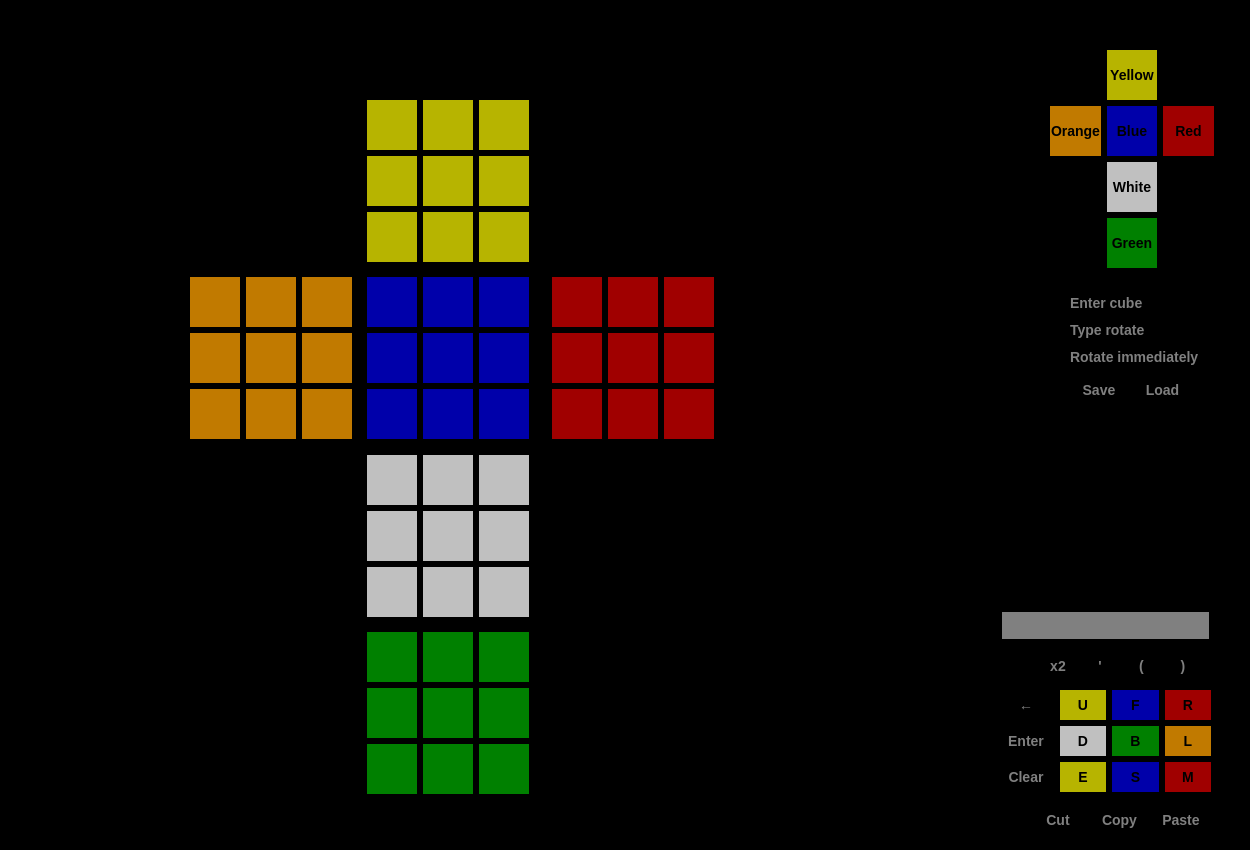
<?xml version="1.0" encoding="UTF-8"?>
<ui version="4.0">
 <class>Window</class>
 <widget class="QWidget" name="Window">
  <property name="enabled">
   <bool>true</bool>
  </property>
  <property name="geometry">
   <rect>
    <x>0</x>
    <y>0</y>
    <width>1250</width>
    <height>850</height>
   </rect>
  </property>
  <property name="windowTitle">
   <string>Rubik's cube</string>
  </property>
  <property name="styleSheet">
   <string notr="true">QWidget{
  background-color: black;
}

QPushButton{
  background-color: gray;
  font-size: 14px;
  font-weight: bold;
  border: none;
  text-align: center;
}

QPushButton:hover {
  background-color: gray;
}</string>
  </property>
  <widget class="QWidget" name="gridLayoutWidget">
   <property name="geometry">
    <rect>
     <x>190</x>
     <y>100</y>
     <width>524</width>
     <height>694</height>
    </rect>
   </property>
   <layout class="QGridLayout" name="All_cube">
    <item row="0" column="2">
     <layout class="QGridLayout" name="Side_0">
      <item row="0" column="0">
       <widget class="QPushButton" name="Side_0_Square_0">
        <property name="styleSheet">
         <string notr="true">QPushButton{
  color: rgb(183, 180, 0);
  background-color: rgb(183, 180, 0);
  width: 50px;
  height: 50px;
}

QPushButton:hover {
  color: gray;
  background-color: gray;
}

QPushButton:pressed {
  color:yellow;
  background-color: yellow;
}</string>
        </property>
        <property name="text">
         <string>00</string>
        </property>
       </widget>
      </item>
      <item row="0" column="1">
       <widget class="QPushButton" name="Side_0_Square_1">
        <property name="styleSheet">
         <string notr="true">QPushButton{
  color: rgb(183, 180, 0);
  background-color: rgb(183, 180, 0);
  width: 50px;
  height: 50px;
}

QPushButton:hover {
  color: gray;
  background-color: gray;
}

QPushButton:pressed {
  color:yellow;
  background-color: yellow;
}</string>
        </property>
        <property name="text">
         <string>01</string>
        </property>
       </widget>
      </item>
      <item row="0" column="2">
       <widget class="QPushButton" name="Side_0_Square_2">
        <property name="styleSheet">
         <string notr="true">QPushButton{
  color: rgb(183, 180, 0);
  background-color: rgb(183, 180, 0);
  width: 50px;
  height: 50px;
}

QPushButton:hover {
  color: gray;
  background-color: gray;
}

QPushButton:pressed {
  color:yellow;
  background-color: yellow;
}</string>
        </property>
        <property name="text">
         <string>02</string>
        </property>
       </widget>
      </item>
      <item row="1" column="0">
       <widget class="QPushButton" name="Side_0_Square_3">
        <property name="styleSheet">
         <string notr="true">QPushButton{
  color: rgb(183, 180, 0);
  background-color: rgb(183, 180, 0);
  width: 50px;
  height: 50px;
}

QPushButton:hover {
  color: gray;
  background-color: gray;
}

QPushButton:pressed {
  color:yellow;
  background-color: yellow;
}</string>
        </property>
        <property name="text">
         <string>03</string>
        </property>
       </widget>
      </item>
      <item row="1" column="1">
       <widget class="QPushButton" name="Side_0_Square_4">
        <property name="styleSheet">
         <string notr="true">QPushButton{
  color: rgb(183, 180, 0);
  background-color: rgb(183, 180, 0);
  width: 50px;
  height: 50px;
}

QPushButton:hover {
  color: gray;
  background-color: gray;
}

QPushButton:pressed {
  color:yellow;
  background-color: yellow;
}</string>
        </property>
        <property name="text">
         <string>04</string>
        </property>
       </widget>
      </item>
      <item row="1" column="2">
       <widget class="QPushButton" name="Side_0_Square_5">
        <property name="styleSheet">
         <string notr="true">QPushButton{
  color: rgb(183, 180, 0);
  background-color: rgb(183, 180, 0);
  width: 50px;
  height: 50px;
}

QPushButton:hover {
  color: gray;
  background-color: gray;
}

QPushButton:pressed {
  color:yellow;
  background-color: yellow;
}</string>
        </property>
        <property name="text">
         <string>05</string>
        </property>
       </widget>
      </item>
      <item row="2" column="1">
       <widget class="QPushButton" name="Side_0_Square_7">
        <property name="styleSheet">
         <string notr="true">QPushButton{
  color: rgb(183, 180, 0);
  background-color: rgb(183, 180, 0);
  width: 50px;
  height: 50px;
}

QPushButton:hover {
  color: gray;
  background-color: gray;
}

QPushButton:pressed {
  color:yellow;
  background-color: yellow;
}</string>
        </property>
        <property name="text">
         <string>07</string>
        </property>
       </widget>
      </item>
      <item row="2" column="2">
       <widget class="QPushButton" name="Side_0_Square_8">
        <property name="styleSheet">
         <string notr="true">QPushButton{
  color: rgb(183, 180, 0);
  background-color: rgb(183, 180, 0);
  width: 50px;
  height: 50px;
}

QPushButton:hover {
  color: gray;
  background-color: gray;
}

QPushButton:pressed {
  color:yellow;
  background-color: yellow;
}</string>
        </property>
        <property name="text">
         <string>08</string>
        </property>
       </widget>
      </item>
      <item row="2" column="0">
       <widget class="QPushButton" name="Side_0_Square_6">
        <property name="styleSheet">
         <string notr="true">QPushButton{
  color: rgb(183, 180, 0);
  background-color: rgb(183, 180, 0);
  width: 50px;
  height: 50px;
}

QPushButton:hover {
  color: gray;
  background-color: gray;
}

QPushButton:pressed {
  color:yellow;
  background-color: yellow;
}</string>
        </property>
        <property name="text">
         <string>06</string>
        </property>
       </widget>
      </item>
     </layout>
    </item>
    <item row="3" column="2">
     <spacer name="verticalSpacer_2">
      <property name="orientation">
       <enum>Qt::Vertical</enum>
      </property>
      <property name="sizeHint" stdset="0">
       <size>
        <width>20</width>
        <height>40</height>
       </size>
      </property>
     </spacer>
    </item>
    <item row="2" column="4">
     <spacer name="horizontalSpacer">
      <property name="orientation">
       <enum>Qt::Horizontal</enum>
      </property>
      <property name="sizeHint" stdset="0">
       <size>
        <width>40</width>
        <height>20</height>
       </size>
      </property>
     </spacer>
    </item>
    <item row="1" column="2">
     <spacer name="verticalSpacer">
      <property name="orientation">
       <enum>Qt::Vertical</enum>
      </property>
      <property name="sizeHint" stdset="0">
       <size>
        <width>20</width>
        <height>40</height>
       </size>
      </property>
     </spacer>
    </item>
    <item row="2" column="0">
     <layout class="QGridLayout" name="Side_1">
      <item row="0" column="0">
       <widget class="QPushButton" name="Side_1_Square_0">
        <property name="styleSheet">
         <string notr="true">QPushButton{
  color: rgb(193, 122, 0);
  background-color: rgb(193, 122, 0);
  width: 50px;
  height: 50px;
}

QPushButton:hover {
  color: gray;
  background-color: gray;
}

QPushButton:pressed {
  color: orange;
  background-color: orange;
}</string>
        </property>
        <property name="text">
         <string>10</string>
        </property>
       </widget>
      </item>
      <item row="0" column="1">
       <widget class="QPushButton" name="Side_1_Square_1">
        <property name="styleSheet">
         <string notr="true">QPushButton{
  color: rgb(193, 122, 0);
  background-color: rgb(193, 122, 0);
  width: 50px;
  height: 50px;
}

QPushButton:hover {
  color: gray;
  background-color: gray;
}

QPushButton:pressed {
  color: orange;
  background-color: orange;
}</string>
        </property>
        <property name="text">
         <string>11</string>
        </property>
       </widget>
      </item>
      <item row="0" column="2">
       <widget class="QPushButton" name="Side_1_Square_2">
        <property name="styleSheet">
         <string notr="true">QPushButton{
  color: rgb(193, 122, 0);
  background-color: rgb(193, 122, 0);
  width: 50px;
  height: 50px;
}

QPushButton:hover {
  color: gray;
  background-color: gray;
}

QPushButton:pressed {
  color: orange;
  background-color: orange;
}</string>
        </property>
        <property name="text">
         <string>12</string>
        </property>
       </widget>
      </item>
      <item row="1" column="0">
       <widget class="QPushButton" name="Side_1_Square_3">
        <property name="styleSheet">
         <string notr="true">QPushButton{
  color: rgb(193, 122, 0);
  background-color: rgb(193, 122, 0);
  width: 50px;
  height: 50px;
}

QPushButton:hover {
  color: gray;
  background-color: gray;
}

QPushButton:pressed {
  color: orange;
  background-color: orange;
}</string>
        </property>
        <property name="text">
         <string>13</string>
        </property>
       </widget>
      </item>
      <item row="1" column="1">
       <widget class="QPushButton" name="Side_1_Square_4">
        <property name="styleSheet">
         <string notr="true">QPushButton{
  color: rgb(193, 122, 0);
  background-color: rgb(193, 122, 0);
  width: 50px;
  height: 50px;
}

QPushButton:hover {
  color: gray;
  background-color: gray;
}

QPushButton:pressed {
  color: orange;
  background-color: orange;
}</string>
        </property>
        <property name="text">
         <string>14</string>
        </property>
       </widget>
      </item>
      <item row="1" column="2">
       <widget class="QPushButton" name="Side_1_Square_5">
        <property name="styleSheet">
         <string notr="true">QPushButton{
  color: rgb(193, 122, 0);
  background-color: rgb(193, 122, 0);
  width: 50px;
  height: 50px;
}

QPushButton:hover {
  color: gray;
  background-color: gray;
}

QPushButton:pressed {
  color: orange;
  background-color: orange;
}</string>
        </property>
        <property name="text">
         <string>15</string>
        </property>
       </widget>
      </item>
      <item row="2" column="1">
       <widget class="QPushButton" name="Side_1_Square_7">
        <property name="styleSheet">
         <string notr="true">QPushButton{
  color: rgb(193, 122, 0);
  background-color: rgb(193, 122, 0);
  width: 50px;
  height: 50px;
}

QPushButton:hover {
  color: gray;
  background-color: gray;
}

QPushButton:pressed {
  color: orange;
  background-color: orange;
}</string>
        </property>
        <property name="text">
         <string>17</string>
        </property>
       </widget>
      </item>
      <item row="2" column="2">
       <widget class="QPushButton" name="Side_1_Square_8">
        <property name="styleSheet">
         <string notr="true">QPushButton{
  color: rgb(193, 122, 0);
  background-color: rgb(193, 122, 0);
  width: 50px;
  height: 50px;
}

QPushButton:hover {
  color: gray;
  background-color: gray;
}

QPushButton:pressed {
  color: orange;
  background-color: orange;
}</string>
        </property>
        <property name="text">
         <string>18</string>
        </property>
       </widget>
      </item>
      <item row="2" column="0">
       <widget class="QPushButton" name="Side_1_Square_6">
        <property name="styleSheet">
         <string notr="true">QPushButton{
  color: rgb(193, 122, 0);
  background-color: rgb(193, 122, 0);
  width: 50px;
  height: 50px;
}

QPushButton:hover {
  color: gray;
  background-color: gray;
}

QPushButton:pressed {
  color: orange;
  background-color: orange;
}</string>
        </property>
        <property name="text">
         <string>16</string>
        </property>
       </widget>
      </item>
     </layout>
    </item>
    <item row="2" column="1">
     <spacer name="horizontalSpacer_3">
      <property name="orientation">
       <enum>Qt::Horizontal</enum>
      </property>
      <property name="sizeHint" stdset="0">
       <size>
        <width>40</width>
        <height>20</height>
       </size>
      </property>
     </spacer>
    </item>
    <item row="2" column="3">
     <spacer name="horizontalSpacer_2">
      <property name="orientation">
       <enum>Qt::Horizontal</enum>
      </property>
      <property name="sizeHint" stdset="0">
       <size>
        <width>40</width>
        <height>20</height>
       </size>
      </property>
     </spacer>
    </item>
    <item row="2" column="5">
     <layout class="QGridLayout" name="Side_3">
      <item row="0" column="2">
       <widget class="QPushButton" name="Side_3_Square_2">
        <property name="styleSheet">
         <string notr="true">QPushButton{
  color: rgb(160, 0, 0);
  background-color: rgb(160, 0, 0);
  width: 50px;
  height: 50px;
}

QPushButton:hover {
  color: gray;
  background-color: gray;
}

QPushButton:pressed {
  color: red ;
  background-color: red;
}</string>
        </property>
        <property name="text">
         <string>32</string>
        </property>
       </widget>
      </item>
      <item row="2" column="2">
       <widget class="QPushButton" name="Side_3_Square_8">
        <property name="styleSheet">
         <string notr="true">QPushButton{
  color: rgb(160, 0, 0);
  background-color: rgb(160, 0, 0);
  width: 50px;
  height: 50px;
}

QPushButton:hover {
  color: gray;
  background-color: gray;
}

QPushButton:pressed {
  color: red ;
  background-color: red;
}</string>
        </property>
        <property name="text">
         <string>38</string>
        </property>
       </widget>
      </item>
      <item row="2" column="0">
       <widget class="QPushButton" name="Side_3_Square_6">
        <property name="styleSheet">
         <string notr="true">QPushButton{
  color: rgb(160, 0, 0);
  background-color: rgb(160, 0, 0);
  width: 50px;
  height: 50px;
}

QPushButton:hover {
  color: gray;
  background-color: gray;
}

QPushButton:pressed {
  color: red ;
  background-color: red;
}</string>
        </property>
        <property name="text">
         <string>36</string>
        </property>
       </widget>
      </item>
      <item row="0" column="0">
       <widget class="QPushButton" name="Side_3_Square_0">
        <property name="styleSheet">
         <string notr="true">QPushButton{
  color: rgb(160, 0, 0);
  background-color: rgb(160, 0, 0);
  width: 50px;
  height: 50px;
}

QPushButton:hover {
  color: gray;
  background-color: gray;
}

QPushButton:pressed {
  color: red ;
  background-color: red;
}</string>
        </property>
        <property name="text">
         <string>30</string>
        </property>
       </widget>
      </item>
      <item row="0" column="1">
       <widget class="QPushButton" name="Side_3_Square_1">
        <property name="styleSheet">
         <string notr="true">QPushButton{
  color: rgb(160, 0, 0);
  background-color: rgb(160, 0, 0);
  width: 50px;
  height: 50px;
}

QPushButton:hover {
  color: gray;
  background-color: gray;
}

QPushButton:pressed {
  color: red ;
  background-color: red;
}</string>
        </property>
        <property name="text">
         <string>31</string>
        </property>
       </widget>
      </item>
      <item row="1" column="1">
       <widget class="QPushButton" name="Side_3_Square_4">
        <property name="styleSheet">
         <string notr="true">QPushButton{
  color: rgb(160, 0, 0);
  background-color: rgb(160, 0, 0);
  width: 50px;
  height: 50px;
}

QPushButton:hover {
  color: gray;
  background-color: gray;
}

QPushButton:pressed {
  color: red ;
  background-color: red;
}</string>
        </property>
        <property name="text">
         <string>34</string>
        </property>
       </widget>
      </item>
      <item row="2" column="1">
       <widget class="QPushButton" name="Side_3_Square_7">
        <property name="styleSheet">
         <string notr="true">QPushButton{
  color: rgb(160, 0, 0);
  background-color: rgb(160, 0, 0);
  width: 50px;
  height: 50px;
}

QPushButton:hover {
  color: gray;
  background-color: gray;
}

QPushButton:pressed {
  color: red ;
  background-color: red;
}</string>
        </property>
        <property name="text">
         <string>37</string>
        </property>
       </widget>
      </item>
      <item row="1" column="2">
       <widget class="QPushButton" name="Side_3_Square_5">
        <property name="styleSheet">
         <string notr="true">QPushButton{
  color: rgb(160, 0, 0);
  background-color: rgb(160, 0, 0);
  width: 50px;
  height: 50px;
}

QPushButton:hover {
  color: gray;
  background-color: gray;
}

QPushButton:pressed {
  color: red ;
  background-color: red;
}</string>
        </property>
        <property name="text">
         <string>35</string>
        </property>
       </widget>
      </item>
      <item row="1" column="0">
       <widget class="QPushButton" name="Side_3_Square_3">
        <property name="styleSheet">
         <string notr="true">QPushButton{
  color: rgb(160, 0, 0);
  background-color: rgb(160, 0, 0);
  width: 50px;
  height: 50px;
}

QPushButton:hover {
  color: gray;
  background-color: gray;
}

QPushButton:pressed {
  color: red ;
  background-color: red;
}</string>
        </property>
        <property name="text">
         <string>33</string>
        </property>
       </widget>
      </item>
     </layout>
    </item>
    <item row="6" column="2">
     <layout class="QGridLayout" name="Side_5">
      <item row="1" column="0">
       <widget class="QPushButton" name="Side_5_Square_3">
        <property name="styleSheet">
         <string notr="true">QPushButton{
  color: green;
  background-color: green;
  width: 50px;
  height: 50px;
}

QPushButton:hover {
  color: gray;
  background-color: gray;
}

QPushButton:pressed {
  color: rgb(0, 160, 0);
  background-color: rgb(0, 160, 0);
}</string>
        </property>
        <property name="text">
         <string>53</string>
        </property>
       </widget>
      </item>
      <item row="0" column="2">
       <widget class="QPushButton" name="Side_5_Square_2">
        <property name="styleSheet">
         <string notr="true">QPushButton{
  color: green;
  background-color: green;
  width: 50px;
  height: 50px;
}

QPushButton:hover {
  color: gray;
  background-color: gray;
}

QPushButton:pressed {
  color: rgb(0, 160, 0);
  background-color: rgb(0, 160, 0);
}</string>
        </property>
        <property name="text">
         <string>52</string>
        </property>
       </widget>
      </item>
      <item row="0" column="0">
       <widget class="QPushButton" name="Side_5_Square_0">
        <property name="styleSheet">
         <string notr="true">QPushButton{
  color: green;
  background-color: green;
  width: 50px;
  height: 50px;
}

QPushButton:hover {
  color: gray;
  background-color: gray;
}

QPushButton:pressed {
  color: rgb(0, 160, 0);
  background-color: rgb(0, 160, 0);
}</string>
        </property>
        <property name="text">
         <string>50</string>
        </property>
       </widget>
      </item>
      <item row="1" column="1">
       <widget class="QPushButton" name="Side_5_Square_4">
        <property name="styleSheet">
         <string notr="true">QPushButton{
  color: green;
  background-color: green;
  width: 50px;
  height: 50px;
}

QPushButton:hover {
  color: gray;
  background-color: gray;
}

QPushButton:pressed {
  color: rgb(0, 160, 0);
  background-color: rgb(0, 160, 0);
}</string>
        </property>
        <property name="text">
         <string>54</string>
        </property>
       </widget>
      </item>
      <item row="2" column="1">
       <widget class="QPushButton" name="Side_5_Square_7">
        <property name="styleSheet">
         <string notr="true">QPushButton{
  color: green;
  background-color: green;
  width: 50px;
  height: 50px;
}

QPushButton:hover {
  color: gray;
  background-color: gray;
}

QPushButton:pressed {
  color: rgb(0, 160, 0);
  background-color: rgb(0, 160, 0);
}</string>
        </property>
        <property name="text">
         <string>57</string>
        </property>
       </widget>
      </item>
      <item row="0" column="1">
       <widget class="QPushButton" name="Side_5_Square_1">
        <property name="styleSheet">
         <string notr="true">QPushButton{
  color: green;
  background-color: green;
  width: 50px;
  height: 50px;
}

QPushButton:hover {
  color: gray;
  background-color: gray;
}

QPushButton:pressed {
  color: rgb(0, 160, 0);
  background-color: rgb(0, 160, 0);
}</string>
        </property>
        <property name="text">
         <string>51</string>
        </property>
       </widget>
      </item>
      <item row="2" column="2">
       <widget class="QPushButton" name="Side_5_Square_8">
        <property name="styleSheet">
         <string notr="true">QPushButton{
  color: green;
  background-color: green;
  width: 50px;
  height: 50px;
}

QPushButton:hover {
  color: gray;
  background-color: gray;
}

QPushButton:pressed {
  color: rgb(0, 160, 0);
  background-color: rgb(0, 160, 0);
}</string>
        </property>
        <property name="text">
         <string>58</string>
        </property>
       </widget>
      </item>
      <item row="2" column="0">
       <widget class="QPushButton" name="Side_5_Square_6">
        <property name="styleSheet">
         <string notr="true">QPushButton{
  color: green;
  background-color: green;
  width: 50px;
  height: 50px;
}

QPushButton:hover {
  color: gray;
  background-color: gray;
}

QPushButton:pressed {
  color: rgb(0, 160, 0);
  background-color: rgb(0, 160, 0);
}</string>
        </property>
        <property name="text">
         <string>56</string>
        </property>
       </widget>
      </item>
      <item row="1" column="2">
       <widget class="QPushButton" name="Side_5_Square_5">
        <property name="styleSheet">
         <string notr="true">QPushButton{
  color: green;
  background-color: green;
  width: 50px;
  height: 50px;
}

QPushButton:hover {
  color: gray;
  background-color: gray;
}

QPushButton:pressed {
  color: rgb(0, 160, 0);
  background-color: rgb(0, 160, 0);
}</string>
        </property>
        <property name="text">
         <string>55</string>
        </property>
       </widget>
      </item>
     </layout>
    </item>
    <item row="2" column="2">
     <layout class="QGridLayout" name="Side_2">
      <item row="0" column="0">
       <widget class="QPushButton" name="Side_2_Square_0">
        <property name="styleSheet">
         <string notr="true">QPushButton{
  color: rgb(0, 0, 170);
  background-color: rgb(0, 0, 170);
  width: 50px;
  height: 50px;
}

QPushButton:hover {
  color: gray ;
  background-color: gray;
}

QPushButton:pressed {
  color: blue;
  background-color: blue;
}</string>
        </property>
        <property name="text">
         <string>20</string>
        </property>
       </widget>
      </item>
      <item row="0" column="1">
       <widget class="QPushButton" name="Side_2_Square_1">
        <property name="styleSheet">
         <string notr="true">QPushButton{
  color: rgb(0, 0, 170);
  background-color: rgb(0, 0, 170);
  width: 50px;
  height: 50px;
}

QPushButton:hover {
  color: gray ;
  background-color: gray;
}

QPushButton:pressed {
  color: blue;
  background-color: blue;
}</string>
        </property>
        <property name="text">
         <string>21</string>
        </property>
       </widget>
      </item>
      <item row="0" column="2">
       <widget class="QPushButton" name="Side_2_Square_2">
        <property name="styleSheet">
         <string notr="true">QPushButton{
  color: rgb(0, 0, 170);
  background-color: rgb(0, 0, 170);
  width: 50px;
  height: 50px;
}

QPushButton:hover {
  color: gray ;
  background-color: gray;
}

QPushButton:pressed {
  color: blue;
  background-color: blue;
}</string>
        </property>
        <property name="text">
         <string>22</string>
        </property>
       </widget>
      </item>
      <item row="1" column="0">
       <widget class="QPushButton" name="Side_2_Square_3">
        <property name="styleSheet">
         <string notr="true">QPushButton{
  color: rgb(0, 0, 170);
  background-color: rgb(0, 0, 170);
  width: 50px;
  height: 50px;
}

QPushButton:hover {
  color: gray ;
  background-color: gray;
}

QPushButton:pressed {
  color: blue;
  background-color: blue;
}</string>
        </property>
        <property name="text">
         <string>23</string>
        </property>
       </widget>
      </item>
      <item row="1" column="1">
       <widget class="QPushButton" name="Side_2_Square_4">
        <property name="styleSheet">
         <string notr="true">QPushButton{
  color: rgb(0, 0, 170);
  background-color: rgb(0, 0, 170);
  width: 50px;
  height: 50px;
}

QPushButton:hover {
  color: gray ;
  background-color: gray;
}

QPushButton:pressed {
  color: blue;
  background-color: blue;
}</string>
        </property>
        <property name="text">
         <string>24</string>
        </property>
       </widget>
      </item>
      <item row="1" column="2">
       <widget class="QPushButton" name="Side_2_Square_5">
        <property name="styleSheet">
         <string notr="true">QPushButton{
  color: rgb(0, 0, 170);
  background-color: rgb(0, 0, 170);
  width: 50px;
  height: 50px;
}

QPushButton:hover {
  color: gray ;
  background-color: gray;
}

QPushButton:pressed {
  color: blue;
  background-color: blue;
}</string>
        </property>
        <property name="text">
         <string>25</string>
        </property>
       </widget>
      </item>
      <item row="2" column="1">
       <widget class="QPushButton" name="Side_2_Square_7">
        <property name="styleSheet">
         <string notr="true">QPushButton{
  color: rgb(0, 0, 170);
  background-color: rgb(0, 0, 170);
  width: 50px;
  height: 50px;
}

QPushButton:hover {
  color: gray ;
  background-color: gray;
}

QPushButton:pressed {
  color: blue;
  background-color: blue;
}</string>
        </property>
        <property name="text">
         <string>27</string>
        </property>
       </widget>
      </item>
      <item row="2" column="2">
       <widget class="QPushButton" name="Side_2_Square_8">
        <property name="styleSheet">
         <string notr="true">QPushButton{
  color: rgb(0, 0, 170);
  background-color: rgb(0, 0, 170);
  width: 50px;
  height: 50px;
}

QPushButton:hover {
  color: gray ;
  background-color: gray;
}

QPushButton:pressed {
  color: blue;
  background-color: blue;
}</string>
        </property>
        <property name="text">
         <string>28</string>
        </property>
       </widget>
      </item>
      <item row="2" column="0">
       <widget class="QPushButton" name="Side_2_Square_6">
        <property name="styleSheet">
         <string notr="true">QPushButton{
  color: rgb(0, 0, 170);
  background-color: rgb(0, 0, 170);
  width: 50px;
  height: 50px;
}

QPushButton:hover {
  color: gray ;
  background-color: gray;
}

QPushButton:pressed {
  color: blue;
  background-color: blue;
}</string>
        </property>
        <property name="text">
         <string>26</string>
        </property>
       </widget>
      </item>
     </layout>
    </item>
    <item row="4" column="2">
     <layout class="QGridLayout" name="Side_4">
      <item row="0" column="0">
       <widget class="QPushButton" name="Side_4_Square_0">
        <property name="styleSheet">
         <string notr="true">QPushButton{
  color: silver ;
  background-color: silver;
  width: 50px;
  height: 50px;
}

QPushButton:hover {
  color: gray;
  background-color: gray;

}

QPushButton:pressed {
  color: white;
  background-color: white;
}</string>
        </property>
        <property name="text">
         <string>40</string>
        </property>
       </widget>
      </item>
      <item row="0" column="1">
       <widget class="QPushButton" name="Side_4_Square_1">
        <property name="styleSheet">
         <string notr="true">QPushButton{
  color: silver ;
  background-color: silver;
  width: 50px;
  height: 50px;
}

QPushButton:hover {
  color: gray;
  background-color: gray;

}

QPushButton:pressed {
  color: white;
  background-color: white;
}</string>
        </property>
        <property name="text">
         <string>41</string>
        </property>
       </widget>
      </item>
      <item row="0" column="2">
       <widget class="QPushButton" name="Side_4_Square_2">
        <property name="styleSheet">
         <string notr="true">QPushButton{
  color: silver ;
  background-color: silver;
  width: 50px;
  height: 50px;
}

QPushButton:hover {
  color: gray;
  background-color: gray;

}

QPushButton:pressed {
  color: white;
  background-color: white;
}</string>
        </property>
        <property name="text">
         <string>42</string>
        </property>
       </widget>
      </item>
      <item row="1" column="0">
       <widget class="QPushButton" name="Side_4_Square_3">
        <property name="styleSheet">
         <string notr="true">QPushButton{
  color: silver ;
  background-color: silver;
  width: 50px;
  height: 50px;
}

QPushButton:hover {
  color: gray;
  background-color: gray;

}

QPushButton:pressed {
  color: white;
  background-color: white;
}</string>
        </property>
        <property name="text">
         <string>43</string>
        </property>
       </widget>
      </item>
      <item row="1" column="1">
       <widget class="QPushButton" name="Side_4_Square_4">
        <property name="styleSheet">
         <string notr="true">QPushButton{
  color: silver ;
  background-color: silver;
  width: 50px;
  height: 50px;
}

QPushButton:hover {
  color: gray;
  background-color: gray;

}

QPushButton:pressed {
  color: white;
  background-color: white;
}</string>
        </property>
        <property name="text">
         <string>44</string>
        </property>
       </widget>
      </item>
      <item row="1" column="2">
       <widget class="QPushButton" name="Side_4_Square_5">
        <property name="styleSheet">
         <string notr="true">QPushButton{
  color: silver ;
  background-color: silver;
  width: 50px;
  height: 50px;
}

QPushButton:hover {
  color: gray;
  background-color: gray;

}

QPushButton:pressed {
  color: white;
  background-color: white;
}</string>
        </property>
        <property name="text">
         <string>45</string>
        </property>
       </widget>
      </item>
      <item row="2" column="1">
       <widget class="QPushButton" name="Side_4_Square_7">
        <property name="styleSheet">
         <string notr="true">QPushButton{
  color: silver ;
  background-color: silver;
  width: 50px;
  height: 50px;
}

QPushButton:hover {
  color: gray;
  background-color: gray;

}

QPushButton:pressed {
  color: white;
  background-color: white;
}</string>
        </property>
        <property name="text">
         <string>47</string>
        </property>
       </widget>
      </item>
      <item row="2" column="2">
       <widget class="QPushButton" name="Side_4_Square_8">
        <property name="styleSheet">
         <string notr="true">QPushButton{
  color: silver ;
  background-color: silver;
  width: 50px;
  height: 50px;
}

QPushButton:hover {
  color: gray;
  background-color: gray;

}

QPushButton:pressed {
  color: white;
  background-color: white;
}</string>
        </property>
        <property name="text">
         <string>48</string>
        </property>
       </widget>
      </item>
      <item row="2" column="0">
       <widget class="QPushButton" name="Side_4_Square_6">
        <property name="styleSheet">
         <string notr="true">QPushButton{
  color: silver ;
  background-color: silver;
  width: 50px;
  height: 50px;
}

QPushButton:hover {
  color: gray;
  background-color: gray;

}

QPushButton:pressed {
  color: white;
  background-color: white;
}</string>
        </property>
        <property name="text">
         <string>46</string>
        </property>
       </widget>
      </item>
     </layout>
    </item>
    <item row="5" column="2">
     <spacer name="verticalSpacer_3">
      <property name="orientation">
       <enum>Qt::Vertical</enum>
      </property>
      <property name="sizeHint" stdset="0">
       <size>
        <width>20</width>
        <height>40</height>
       </size>
      </property>
     </spacer>
    </item>
   </layout>
  </widget>
  <widget class="QWidget" name="gridLayoutWidget_2">
   <property name="geometry">
    <rect>
     <x>1050</x>
     <y>50</y>
     <width>164</width>
     <height>220</height>
    </rect>
   </property>
   <layout class="QGridLayout" name="Coloring">
    <item row="1" column="0">
     <widget class="QPushButton" name="Orange_Button">
      <property name="styleSheet">
       <string notr="true">QPushButton{
  background-color: rgb(193, 122, 0);
  width: 50px;
  height: 50px;
}

QPushButton:hover {
  background-color: silver;
}

QPushButton:pressed {
  background-color: orange;
}</string>
      </property>
      <property name="text">
       <string>Orange</string>
      </property>
     </widget>
    </item>
    <item row="0" column="1">
     <widget class="QPushButton" name="Yellow_Button">
      <property name="styleSheet">
       <string notr="true">QPushButton{
  background-color: rgb(183, 180, 0);
  width: 50px;
  height: 50px;
}

QPushButton:hover {
  background-color: gray;
}

QPushButton:pressed {
  background-color: yellow;
}</string>
      </property>
      <property name="text">
       <string>Yellow</string>
      </property>
     </widget>
    </item>
    <item row="2" column="1">
     <widget class="QPushButton" name="White_Button">
      <property name="styleSheet">
       <string notr="true">QPushButton{
  background-color: silver;
  width: 50px;
  height: 50px;
}

QPushButton:hover {
  background-color: gray;

}

QPushButton:pressed {
  background-color: white;
}</string>
      </property>
      <property name="text">
       <string>White</string>
      </property>
     </widget>
    </item>
    <item row="1" column="1">
     <widget class="QPushButton" name="Blue_Button">
      <property name="styleSheet">
       <string notr="true">QPushButton{
  background-color: rgb(0, 0, 170);
  width: 50px;
  height: 50px;
}

QPushButton:hover {
  background-color: gray;
}

QPushButton:pressed {
  background-color: blue;
}</string>
      </property>
      <property name="text">
       <string>Blue</string>
      </property>
     </widget>
    </item>
    <item row="1" column="2">
     <widget class="QPushButton" name="Red_Button">
      <property name="styleSheet">
       <string notr="true">QPushButton{
  background-color: rgb(160, 0, 0);
  width: 50px;
  height: 50px;
}

QPushButton:hover {
  background-color: silver;
}

QPushButton:pressed {
  background-color: red;
}</string>
      </property>
      <property name="text">
       <string>Red</string>
      </property>
     </widget>
    </item>
    <item row="3" column="1">
     <widget class="QPushButton" name="Green_Button">
      <property name="styleSheet">
       <string notr="true">QPushButton{
  background-color: green;
  width: 50px;
  height: 50px;
}

QPushButton:hover {
  background-color: silver;
}

QPushButton:pressed {
  background-color: rgb(0, 160, 0);
}</string>
      </property>
      <property name="text">
       <string>Green</string>
      </property>
     </widget>
    </item>
   </layout>
  </widget>
  <widget class="QWidget" name="verticalLayoutWidget">
   <property name="geometry">
    <rect>
     <x>1050</x>
     <y>290</y>
     <width>161</width>
     <height>80</height>
    </rect>
   </property>
   <layout class="QVBoxLayout" name="Choose_mode">
    <item>
     <widget class="QRadioButton" name="Enter_cube">
      <property name="styleSheet">
       <string notr="true">QRadioButton{
  color: gray;
  font-size: 14px;
  font-weight: bold;
  border: none;
  text-align: center;
}

QRadioButton:pressed {
    color: green;
}</string>
      </property>
      <property name="text">
       <string>Enter cube</string>
      </property>
     </widget>
    </item>
    <item>
     <widget class="QRadioButton" name="Type_rotate">
      <property name="styleSheet">
       <string notr="true">QRadioButton{
  color: gray;
  font-size: 14px;
  font-weight: bold;
  border: none;
  text-align: center;
}

QRadioButton:pressed {
    color: green;
}</string>
      </property>
      <property name="text">
       <string>Type rotate</string>
      </property>
     </widget>
    </item>
    <item>
     <widget class="QRadioButton" name="Rotate_immediately">
      <property name="styleSheet">
       <string notr="true">QRadioButton{
  color: gray;
  font-size: 14px;
  font-weight: bold;
  border: none;
  text-align: center;
}

QRadioButton:pressed {
    color: green;
}</string>
      </property>
      <property name="text">
       <string>Rotate immediately</string>
      </property>
     </widget>
    </item>
   </layout>
  </widget>
  <widget class="QWidget" name="horizontalLayoutWidget">
   <property name="geometry">
    <rect>
     <x>1040</x>
     <y>650</y>
     <width>161</width>
     <height>32</height>
    </rect>
   </property>
   <layout class="QHBoxLayout" name="Change_rotating_and_braket">
    <item>
     <widget class="QPushButton" name="x2">
      <property name="styleSheet">
       <string notr="true">QPushButton{
  background-color: black;
  color: gray;
  width: 35px;
  height: 30px;
}

QPushButton:hover {
  background-color: silver;
}

QPushButton:pressed {
  background-color: white;
}</string>
      </property>
      <property name="text">
       <string>x2</string>
      </property>
     </widget>
    </item>
    <item>
     <widget class="QPushButton" name="Apostrophe">
      <property name="styleSheet">
       <string notr="true">QPushButton{
  background-color: black;
  color: gray;
  width: 35px;
  height: 30px;
}

QPushButton:hover {
  background-color: silver;
}

QPushButton:pressed {
  background-color: white;
}</string>
      </property>
      <property name="text">
       <string>'</string>
      </property>
     </widget>
    </item>
    <item>
     <widget class="QPushButton" name="bra">
      <property name="styleSheet">
       <string notr="true">QPushButton{
  background-color: black;
  color: gray;
  width: 35px;
  height: 30px;
}

QPushButton:hover {
  background-color: silver;
}

QPushButton:pressed {
  background-color: white;
}</string>
      </property>
      <property name="text">
       <string>(</string>
      </property>
     </widget>
    </item>
    <item>
     <widget class="QPushButton" name="ket">
      <property name="styleSheet">
       <string notr="true">QPushButton{
  background-color: black;
  color: gray;
  width: 35px;
  height: 30px;
}

QPushButton:hover {
  background-color: silver;
}

QPushButton:pressed {
  background-color: white;
}</string>
      </property>
      <property name="text">
       <string>)</string>
      </property>
     </widget>
    </item>
   </layout>
  </widget>
  <widget class="QWidget" name="gridLayoutWidget_5">
   <property name="geometry">
    <rect>
     <x>1060</x>
     <y>690</y>
     <width>151</width>
     <height>104</height>
    </rect>
   </property>
   <layout class="QGridLayout" name="Choose_rotation">
    <item row="0" column="0">
     <widget class="QPushButton" name="U">
      <property name="mouseTracking">
       <bool>false</bool>
      </property>
      <property name="styleSheet">
       <string notr="true">QPushButton{
  background-color: rgb(183, 180, 0);
  width: 45px;
  height: 30px;
}

QPushButton:hover {
  background-color: gray;
}

QPushButton:pressed {
  background-color: yellow;
}</string>
      </property>
      <property name="text">
       <string>U</string>
      </property>
     </widget>
    </item>
    <item row="1" column="1">
     <widget class="QPushButton" name="B">
      <property name="styleSheet">
       <string notr="true">QPushButton{
  background-color: green;
  width: 45px;
  height: 30px;
}

QPushButton:hover {
  background-color: silver;
}

QPushButton:pressed {
  background-color: rgb(0, 160, 0);
}</string>
      </property>
      <property name="text">
       <string>B</string>
      </property>
     </widget>
    </item>
    <item row="1" column="0">
     <widget class="QPushButton" name="D">
      <property name="styleSheet">
       <string notr="true">QPushButton{
  background-color: silver;
  width: 45px;
  height: 30px;
}

QPushButton:hover {
  background-color: gray;

}

QPushButton:pressed {
  background-color: white;
}</string>
      </property>
      <property name="text">
       <string>D</string>
      </property>
     </widget>
    </item>
    <item row="2" column="1">
     <widget class="QPushButton" name="S">
      <property name="styleSheet">
       <string notr="true">QPushButton{
  background-color: rgb(0, 0, 170);
  width: 45px;
  height: 30px;
}

QPushButton:hover {
  background-color: gray;
}

QPushButton:pressed {
  background-color: blue;
}</string>
      </property>
      <property name="text">
       <string>S</string>
      </property>
     </widget>
    </item>
    <item row="0" column="1">
     <widget class="QPushButton" name="F">
      <property name="styleSheet">
       <string notr="true">QPushButton{
  background-color: rgb(0, 0, 170);
  width: 45px;
  height: 30px;
}

QPushButton:hover {
  background-color: gray;
}

QPushButton:pressed {
  background-color: blue;
}</string>
      </property>
      <property name="text">
       <string>F</string>
      </property>
     </widget>
    </item>
    <item row="2" column="0">
     <widget class="QPushButton" name="E">
      <property name="styleSheet">
       <string notr="true">QPushButton{
  background-color: rgb(183, 180, 0);
  width: 45px;
  height: 30px;
}

QPushButton:hover {
  background-color: gray;
}

QPushButton:pressed {
  background-color: yellow;
}</string>
      </property>
      <property name="text">
       <string>E</string>
      </property>
     </widget>
    </item>
    <item row="0" column="2">
     <widget class="QPushButton" name="R">
      <property name="enabled">
       <bool>true</bool>
      </property>
      <property name="styleSheet">
       <string notr="true">QPushButton{
  background-color: rgb(160, 0, 0);
  width: 45px;
  height: 30px;
}

QPushButton:hover {
  background-color: silver;
}

QPushButton:pressed {
  background-color: red;
}</string>
      </property>
      <property name="text">
       <string>R</string>
      </property>
     </widget>
    </item>
    <item row="1" column="2">
     <widget class="QPushButton" name="L">
      <property name="styleSheet">
       <string notr="true">QPushButton{
  background-color: rgb(193, 122, 0);
  width: 45px;
  height: 30px;
}

QPushButton:hover {
  background-color: silver;
}

QPushButton:pressed {
  background-color: orange;
}</string>
      </property>
      <property name="text">
       <string>L</string>
      </property>
     </widget>
    </item>
    <item row="2" column="2">
     <widget class="QPushButton" name="M">
      <property name="styleSheet">
       <string notr="true">QPushButton{
  background-color: rgb(160, 0, 0);
  width: 45px;
  height: 30px;
}

QPushButton:hover {
  background-color: silver;
}

QPushButton:pressed {
  background-color: red;
}</string>
      </property>
      <property name="text">
       <string>M</string>
      </property>
     </widget>
    </item>
   </layout>
  </widget>
  <widget class="QWidget" name="verticalLayoutWidget_2">
   <property name="geometry">
    <rect>
     <x>1000</x>
     <y>690</y>
     <width>52</width>
     <height>104</height>
    </rect>
   </property>
   <layout class="QVBoxLayout" name="Do_rotation">
    <item>
     <widget class="QPushButton" name="Backspace">
      <property name="styleSheet">
       <string notr="true">QPushButton{
  background-color: black;
  color: gray;
  width: 50px;
  height: 30px;
}

QPushButton:hover {
  background-color: silver;
}

QPushButton:pressed {
  background-color: white;
}</string>
      </property>
      <property name="text">
       <string>←</string>
      </property>
      <property name="checkable">
       <bool>false</bool>
      </property>
     </widget>
    </item>
    <item>
     <widget class="QPushButton" name="Enter">
      <property name="styleSheet">
       <string notr="true">QPushButton{
  background-color: black;
  color: gray;
  width: 50px;
  height: 30px;
}

QPushButton:hover {
  background-color: silver;
}

QPushButton:pressed {
  background-color: white;
}</string>
      </property>
      <property name="text">
       <string>Enter</string>
      </property>
     </widget>
    </item>
    <item>
     <widget class="QPushButton" name="Clear_all">
      <property name="styleSheet">
       <string notr="true">QPushButton{
  background-color: black;
  color: gray;
  width: 50px;
  height: 30px;
}

QPushButton:hover {
  background-color: silver;
}

QPushButton:pressed {
  background-color: white;
}</string>
      </property>
      <property name="text">
       <string>Clear</string>
      </property>
     </widget>
    </item>
   </layout>
  </widget>
  <widget class="QLineEdit" name="turn_line">
   <property name="geometry">
    <rect>
     <x>1000</x>
     <y>610</y>
     <width>211</width>
     <height>31</height>
    </rect>
   </property>
   <property name="styleSheet">
    <string notr="true">QLineEdit{
  background-color: gray;
  font-size: 14px;
  selection-background-color: green;
  border: 2px solid black;
}</string>
   </property>
   <property name="inputMask">
    <string/>
   </property>
   <property name="text">
    <string/>
   </property>
  </widget>
  <widget class="QWidget" name="horizontalLayoutWidget_2">
   <property name="geometry">
    <rect>
     <x>1030</x>
     <y>800</y>
     <width>179</width>
     <height>41</height>
    </rect>
   </property>
   <layout class="QHBoxLayout" name="Using_clipboard">
    <item>
     <widget class="QPushButton" name="Cut">
      <property name="styleSheet">
       <string notr="true">QPushButton{
  background-color: black;
  color: gray;
  width: 55px;
  height: 30px;
}

QPushButton:hover {
  background-color: silver;
}

QPushButton:pressed {
  background-color: white;
}</string>
      </property>
      <property name="text">
       <string>Cut</string>
      </property>
     </widget>
    </item>
    <item>
     <widget class="QPushButton" name="Copy">
      <property name="styleSheet">
       <string notr="true">QPushButton{
  background-color: black;
  color: gray;
  width: 55px;
  height: 30px;
}

QPushButton:hover {
  background-color: silver;
}

QPushButton:pressed {
  background-color: white;
}</string>
      </property>
      <property name="text">
       <string>Copy</string>
      </property>
     </widget>
    </item>
    <item>
     <widget class="QPushButton" name="Paste">
      <property name="styleSheet">
       <string notr="true">QPushButton{
  background-color: black;
  color: gray;
  width: 55px;
  height: 30px;
}

QPushButton:hover {
  background-color: silver;
}

QPushButton:pressed {
  background-color: white;
}</string>
      </property>
      <property name="text">
       <string>Paste</string>
      </property>
     </widget>
    </item>
   </layout>
  </widget>
  <widget class="QWidget" name="horizontalLayoutWidget_3">
   <property name="geometry">
    <rect>
     <x>1070</x>
     <y>370</y>
     <width>121</width>
     <height>41</height>
    </rect>
   </property>
   <layout class="QHBoxLayout" name="horizontalLayout">
    <item>
     <widget class="QPushButton" name="Save">
      <property name="styleSheet">
       <string notr="true">QPushButton{
  background-color: black;
  color: gray;
  width: 55px;
  height: 30px;
}

QPushButton:hover {
  background-color: silver;
}

QPushButton:pressed {
  background-color: white;
}</string>
      </property>
      <property name="text">
       <string>Save</string>
      </property>
     </widget>
    </item>
    <item>
     <widget class="QPushButton" name="Load">
      <property name="styleSheet">
       <string notr="true">QPushButton{
  background-color: black;
  color: gray;
  width: 55px;
  height: 30px;
}

QPushButton:hover {
  background-color: silver;
}

QPushButton:pressed {
  background-color: white;
}</string>
      </property>
      <property name="text">
       <string>Load</string>
      </property>
     </widget>
    </item>
   </layout>
  </widget>
  <widget class="QTextEdit" name="Sms_as_cmd">
   <property name="geometry">
    <rect>
     <x>1020</x>
     <y>440</y>
     <width>231</width>
     <height>151</height>
    </rect>
   </property>
   <property name="styleSheet">
    <string notr="true">QTextEdit {
  color: gray;
  font-size: 14px;
  border: 2px solid black;
  selection-background-color: green;
}</string>
   </property>
   <property name="readOnly">
    <bool>false</bool>
   </property>
  </widget>
  <widget class="QPushButton" name="Sms_as_cmd_button">
   <property name="geometry">
    <rect>
     <x>1030</x>
     <y>420</y>
     <width>61</width>
     <height>16</height>
    </rect>
   </property>
   <property name="styleSheet">
    <string notr="true">QPushButton{
  color: black;
  background-color: black;
  font-size: 11px;
  font-weight: normal;
  border: none;
  text-align: center;
}

QPushButton:hover {
  background-color: rgb(10, 10, 10);
}

QPushButton:pressed {
  background-color:  rgb(20, 20, 20);
}</string>
   </property>
   <property name="text">
    <string>Sms as cmd</string>
   </property>
  </widget>
 </widget>
 <resources/>
 <connections/>
</ui>
